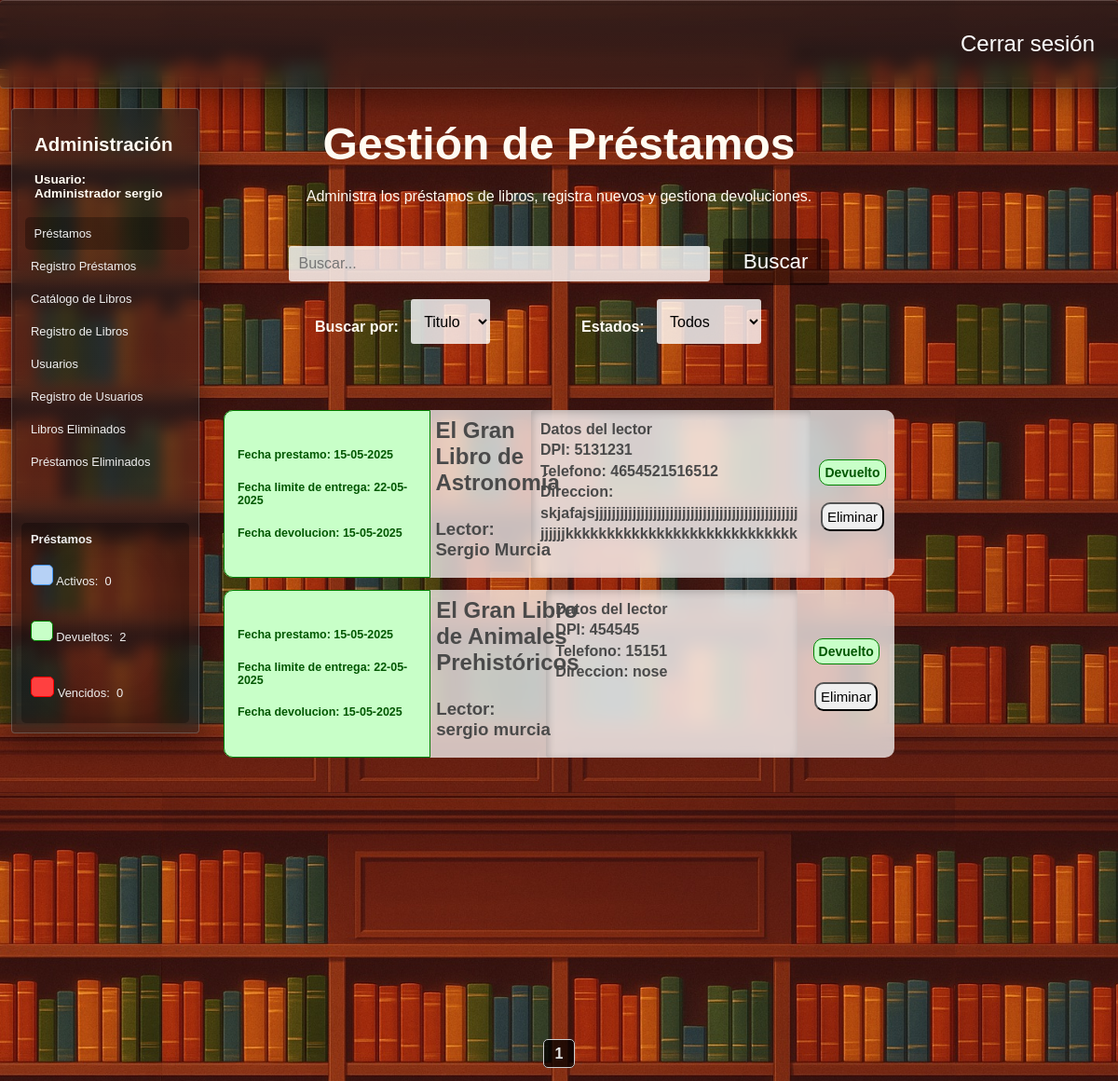
Before: /prestamos (signed in) with the older database file.
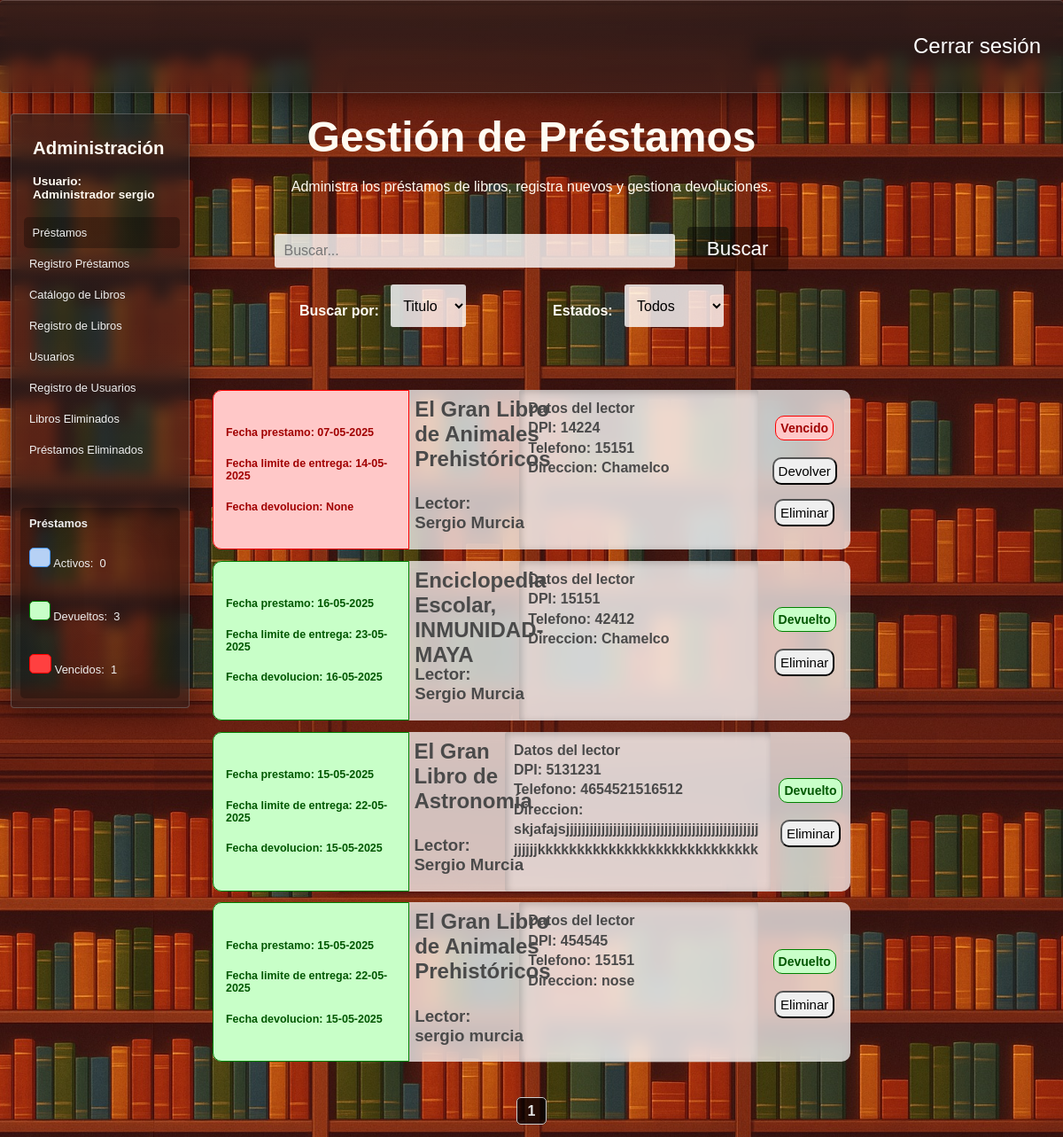
After: the same page with the newer database file.
### tables this page shows
CREATE TABLE "Prestamos" (
	"id_prestamo"	INTEGER NOT NULL,
	"dpi_usuario"	TEXT NOT NULL,
	"nombre"	TEXT NOT NULL,
	"apellido"	TEXT NOT NULL,
	"direccion"	TEXT NOT NULL,
	"num_telefono"	TEXT,
	"id_libro"	INTEGER NOT NULL,
	"grado"	TEXT,
	"id_estado"	TEXT NOT NULL,
	"fecha_prestamo"	DATE NOT NULL,
	"fecha_entrega_estimada"	DATE NOT NULL,
	"fecha_devolucion"	DATE,
	PRIMARY KEY("id_prestamo" AUTOINCREMENT),
	FOREIGN KEY("id_estado") REFERENCES "Estados"("id_estado"),
	FOREIGN KEY("id_libro") REFERENCES "Libros"("id_libro")
);

CREATE TABLE "Libros" (
	"id_libro"	INTEGER,
	"Titulo"	TEXT NOT NULL,
	"Tomo"	INTEGER,
	"ano_publicacion"	TEXT,
	"ISBN"	TEXT,
	"numero_paginas"	INTEGER  NOT NULL,
	"numero_copias"	INTEGER  NOT NULL,
	PRIMARY KEY("id_libro" AUTOINCREMENT),
	UNIQUE("Titulo", "Tomo")
);

### app.py (the view)
@app.route("/prestamos",methods = ["GET","POST"])
def prestamos():
    if "usuario" not in session:
        return redirect("/") #Solo se puede acceder con session iniciada
    conexion = conexion_BD()
    query = conexion.cursor()
    estados = request.args.get("estados", "Todos")
    verificar_vencidos()
    pagina = request.args.get("page", 1, type=int) #Recibe el parametro de la URL llamado page
    prestamos_por_pagina = 7
    offset = (pagina - 1) * prestamos_por_pagina
    query.execute("select count(*) from prestamos")
    total_prestamos = query.fetchone()[0]
    total_paginas = math.ceil(total_prestamos / prestamos_por_pagina)
    query.execute(f"""select strftime('%d-%m-%Y', p.fecha_prestamo), strftime('%d-%m-%Y', p.fecha_entrega_estimada), strftime('%d-%m-%Y', p.fecha_devolucion), l.Titulo, p.nombre, p.apellido, p.dpi_usuario, p.num_telefono,  p.direccion, e.estado, p.id_prestamo
                    from Prestamos p
                    join Libros l on p.id_libro = l.id_libro
                    join Estados e on p.id_estado = e.id_estado
                  order by e.id_estado asc, p.fecha_prestamo desc
                  limit ? offset ?""",(prestamos_por_pagina,offset))
    prestamos = query.fetchall()
    query.execute("Select Count(*) from prestamos where id_estado = 1") #Prestamos vencidos
    prestamos_vencidos = query.fetchone()[0]
    query.execute("Select Count(*) from prestamos where id_estado = 2") #Prestamos activos
    prestamos_activos = query.fetchone()[0]
    query.execute("Select Count(*) from prestamos where id_estado = 3") #Prestamos devueltos
    prestamos_devueltos = query.fetchone()[0]
    query.close()
    conexion.close()
    return render_template("prestamos.html",prestamos=prestamos,estados=estados,pagina=pagina,total_paginas=total_paginas,
                           prestamos_activos=prestamos_activos,prestamos_devueltos=prestamos_devueltos,prestamos_vencidos=prestamos_vencidos)

### app.py (called while the page is built, shortened)
def verificar_vencidos():
    conexion = conexion_BD()
    query = conexion.cursor()
    hoy = datetime.today().date()
    query.execute("""select id_prestamo, fecha_entrega_estimada
                    from Prestamos
                    where id_estado = 2""")  # Solo prestamos que esten activos (no revisaremos los que ya esten devueltos o vencidos)
    prestamos_para_verificar = query.fetchall()
    query.close()
    conexion.close()

### config.py (called while the page is built)
def conexion_BD():
    return sqlite3.connect(DB_PATH)

### templates/prestamos.html (shortened to what this page needs)
<!DOCTYPE html>
<html lang="es">
<head>
    <link rel="stylesheet" href="{{ url_for('static', filename='estilo_prestamos.css') }}">
    <link rel="stylesheet" href="{{ url_for('static', filename='barra_lateral.css') }}">
    <link rel="stylesheet" href="{{ url_for('static', filename='filtros.css') }}">
    <link rel="stylesheet" href="{{ url_for('static', filename='general.css') }}">
</head>
<body>
    <header>
        <div class="navbar fondo-cristal">
            <a href="{{ url_for('logout') }}">Cerrar sesión</a>
        </div>
    </header>
    <main>
        {% if ((session["rol"]) == "Administrador") or ((session["rol"]) == "Bibliotecario") %}
        <section class="barra-lateral fondo-cristal">
            <h2>Administración</h2>
            <h4>Usuario: <br>
            {{session["rol"]}}&nbsp;{{session["usuario"]}}</h4>
            <nav>
                <a href="{{ url_for('prestamos') }}" id="pagina-actual">Préstamos </a>
                <a href="{{ url_for('registro_prestamos') }}">Registro Préstamos</a>
                <a href="{{ url_for('libros') }}">Catálogo de Libros </a>
                <a href="{{ url_for('insertar_libro') }}">Registro de Libros</a>
                {% if session["rol"] == "Administrador" %}
                <a href="{{ url_for('usuarios') }}">Usuarios</a>
                <a href="{{ url_for('registrar_usuarios') }}">Registro de Usuarios</a>
                <a href="{{ url_for('libros_eliminados') }}">Libros Eliminados</a>
                <a href="{{ url_for('prestamos_eliminados') }}">Préstamos Eliminados</a>
                {% endif %}
                <div class="conteo-prestamos">
                    <span>
                        <strong>Préstamos</strong>
                    </span>
                    <span>
                        <span id="azul"> </span>&nbsp;Activos:&nbsp;
                        {{prestamos_activos}}
                        <br><br>
                    </span>
                    <span>
                        <span id="verde"> </span>&nbsp;Devueltos:&nbsp;
                        {{prestamos_devueltos}}
                        <br><br>
                    </span>
                    <span>
                        <span id="rojo"> </span>&nbsp;Vencidos:&nbsp;
                        {{prestamos_vencidos}}
                        <br><br>
                    </span>
                </div>
            </nav>
        </section>
        {% endif %}
        <div class="div-busqueda">
            <form class="frm-prestamos" action="/buscar_prestamo" method="GET">
                <label for="buscar_prestamo"><h1>Gestión de Préstamos</h1>Administra los préstamos de libros, registra nuevos y gestiona devoluciones.</label><br><br><br>
                <input class="buscar-prestamo" id="cuadro-busqueda" type="text" name="buscar_prestamo" autocomplete="off" placeholder="Buscar...">&nbsp;&nbsp;
                <section class="menu-filtros">
                    <nav>
                        <section>
                            <h4> Buscar por: &nbsp;&nbsp;</h4>
                            <select name="filtro-busqueda" id="filtro-busqueda">
                                <option value="Titulo"
                                    >
                                    Titulo
                                </option>
                            </select>
                        </section>
                        <section>
                            <h4> Estados: &nbsp;&nbsp; </h4>
                            <select name="estados" id="estados">
                                <option value="Todos"
                                    {% if estados == "Todos" %}
                                        selected
                                    {% endif %}>
                                    Todos
                                </option>
                            </select>
                        </section>
                    </nav>
                </section>
                <button id="btn-buscar" type="submit">Buscar</button>
            </form>
        </div>
        <div class="contendor-prestamos">
            {% for prestamo in prestamos %}
            <div class="prestamo">
                <span class="span-fechas"
                {% if (prestamo[9]) == 'Activo' %}
                    id="p-activo"
                {% elif (prestamo[9]) == 'Devuelto' %}
                    id="p-devuelto"
                {% elif (prestamo[9]) == 'Vencido' %}
                    id="p-vencido"
                {% endif %}
                >
                    <h2>Fecha prestamo: {{prestamo[0]}}</h2>
                    <h2>Fecha limite de entrega: {{prestamo[1]}}</h2>
                    <h2>Fecha devolucion: {{prestamo[2]}}</h2>
                </span>
                <span id="span-info-prestamos">
                    <h2>{{prestamo[3]}}</h2>
                    <h3>Lector: {{prestamo[4]}}&nbsp;{{prestamo[5]}} </h3>
                </span>
                <span id="span-informacion-lector">
                    <h4 class="h4-datos-lector">
                        <strong>Datos del lector</strong><br>
                        DPI: {{prestamo[6]}} <br>
                        Telefono: {{prestamo[7]}}<br>
                        Direccion: {{prestamo[8]}}<br>
                    </h4>
                </span>
                <span id="span-estado-prestamo">
                    {% if (prestamo[9]) == 'Activo' %}
                        <h4 id="p-activo">Activo</h4>
                        <div class="div-acciones-prestamo">
                            <form class="frm-devolver-prestamo" action="/devolver_prestamo" method="POST">
                                <input type="text" value="{{prestamo[10]}}" name="id_prestamo">
                                <button type="submit">Devolver</button>
                            </form>
                    {% elif (prestamo[9]) == 'Devuelto' %}
                        <h4 id="p-devuelto">Devuelto</h4>
                        <div class="div-acciones-prestamo">
                    {% elif (prestamo[9]) == 'Vencido' %}
                        <h4 id="p-vencido">Vencido</h4>
                        <div class="div-acciones-prestamo">
                            <form class="frm-devolver-prestamo" action="/devolver_prestamo" method="POST">
                                <button type="submit">Devolver</button>
                            </form>
                    {% endif %}
                    {% if (session["rol"] == 'Administrador') or (session["rol"] == 'Bibliotecario') %}
                        <form class="frm-eliminar-prestamo" action="/eliminar_prestamo" method="POST">
                            <button type="reset" class="btn-eliminacion"> Eliminar </button>
                        </form>
                    {% endif %}
                    </div>
                </span>
            </div>
            {% endfor %}
            <br><br><br><br>
        </div>
        <div class="paginacion">
            {% for p in range(pagina - 1, pagina + 2) %}
                {% if 1 <= p <= total_paginas %}
                    {% if p == pagina %}
                        <strong>{{ p }}</strong>
                    {% else %}
                        <a href="{{ url_for('buscar_prestamo', page=p, buscar_prestamo=busqueda, estados=estados, filtro_busqueda=filtro_busqueda) }}">{{ p }}</a>
                    {% endif %}
                {% endif %}
            {% endfor %}
        </div>
    </main>
</body>
</html>

### static/estilo_prestamos.css (style rules this page uses)
body { background-image: url('img/libros-loop-v2.jpg'); background-size: cover; background-position: top; }
main { height: 100vh; display: flex; flex-direction: column; justify-content: center; align-items: center; color: #fffbf2; }
.contendor-prestamos { display: block; position: relative; width: 60%; height: auto; min-height: 90%; top: 50%; z-index: 0; margin: 2rem auto; }
.div-acciones-prestamo { display: flex; gap: 1rem; justify-content: center; flex-wrap: wrap; margin-bottom: 1rem; }
.prestamo { background-color: rgba(255, 255, 255, 0.721); backdrop-filter: blur(10px); display: flex; width: 100%; height: 25%; border-radius: 10px; margin-bottom: .8rem; color: #4a4a4a; transition: 0.3s ease-in-out; }
.span-fechas { position: relative; display: flex; width: 25%; min-width: 220px; flex-direction: column; justify-content: center; border-top-left-radius: 10px; border-bottom-left-radius: 10px; font-size: 52%; }
#span-info-prestamos { position: relative; display: flex; width: 30%; flex-direction:column; justify-content: flex-end; }
#span-info-prestamos h2 { margin-top: 8px; margin-left: 5%; position: absolute; top: 0%; }
#span-info-prestamos h3 { margin-top: 30px; margin-left: 5%; position: absolute; }
.h4-datos-lector { background-color: rgba(255, 255, 255, 0.252); padding: 10px; line-height: 1.4; margin: 0; height: 89%; border-radius: 3px; box-shadow: inset 2px 2px 8px rgba(0, 0, 0, 0.2); max-width: 280px; min-width: 250px; white-space: normal; text-overflow: ellipsis; overflow: hidden; word-wrap: break-word; }
#span-estado-prestamo { position: relative; width: 25%; border-top-right-radius: 15px; border-bottom-right-radius: 15px; display: flex; align-items: center; justify-content:center; flex-direction: column; max-width: 130px; margin-left: auto; }
#span-estado-prestamo h4 { border-radius: 10px; padding: 5px; font-size: 14px; }
#span-estado-prestamo button { border-radius: 10px; padding: 5px; font-size: 15px; transition: .3s ease-in-out; }
#p-vencido { background-color: rgb(255, 200, 200); color: rgb(161, 0, 0); border: solid 1px red; }
#p-devuelto { background-color: rgb(200, 255, 200); color: rgb(0, 87, 0); border: solid 1px green; }
form select, form input { padding: 10px; font-size: 1rem; border-radius: 3px; border: none; background-color: rgba(255, 255, 255, 0.8); color: black; }
form select { height: 3rem; }
.div-busqueda { text-align: center; position: absolute; top: 5rem; height: 40%; width: 60%; padding: 15px; border-radius: 4px; }
#cuadro-busqueda { width: 60%; }

### static/barra_lateral.css (style rules this page uses)
.barra-lateral { position: absolute; width: 15%; height: auto; left: 1%; top: 10%; padding: 10px; }
.barra-lateral nav { margin-top: 10%; }
.barra-lateral nav a { padding: 10px; color: #efefef; text-decoration: none; display: block; font-size: 1.4rem; transition: 0.2s ease-in-out; border-radius: 5px; }
.barra-lateral h4, .barra-lateral h2 { margin-left: 14px; }
#pagina-actual { background-color: rgba(0, 0, 0, 0.294); margin-left: 2%; }
.barra-lateral span { padding: 10px; color: #efefef; text-decoration: none; display: block; font-size: 1.4rem; transition: 0.2s ease-in-out; border-radius: 5px; }
.conteo-prestamos { margin-top: 3rem; box-shadow: inset 0px 0px 50px 20px rgba(0, 0, 0, 0.307); border-radius: 5px; }
#azul { background-color: rgb(182, 209, 245); color: rgb(31,65,175); border: solid 1px rgb(72, 152, 250); width: 1%; height: 1%; display: inline-block; }
#verde { background-color: rgb(200, 255, 200); color: rgb(0, 87, 0); border: solid 1px green; width: 1%; height: 1%; display: inline-block; }
#rojo { background-color: rgb(255, 64, 64); color: rgb(161, 0, 0); border: solid 1px red; width: 2%; height: 1%; display: inline-block; }
@media (max-width: 1280px) { .barra-lateral { font-size: 85%; } }
@media (max-width: 1280px) { .barra-lateral nav a { font-size: 95%; } }
@media (max-width: 1280px) { .barra-lateral div span { font-size: 95%; } }

### static/filtros.css (style rules this page uses)
.menu-filtros { position: absolute; display: flex; width: 100%; }
.menu-filtros nav { margin-top: 2%; display: flex; width: 90%; justify-content: space-evenly; }
h2 { margin-left: 14px; }
.menu-filtros nav section { display: flex; }

Changed rows visible on the page:
added Prestamos: fecha_prestamo "07-05-2025", fecha_entrega_estimada "14-05-2025", prestamo "None", Titulo "El Gran Libro de Animales Prehistóricos", nombre "Sergio", apellido "Murcia", dpi_usuario "14224", num_telefono "15151", direccion "Chamelco"
added Prestamos: prestamo "16-05-2025", fecha_entrega_estimada "23-05-2025", Titulo "Enciclopedia Escolar, INMUNIDAD-MAYA", nombre "Sergio", apellido "Murcia", dpi_usuario "15151", num_telefono "42412", direccion "Chamelco", shows "Devuelto"
Other visible differences:
{{ prestamos_devueltos }}: "2" → "3"
{{ prestamos_vencidos }}: "0" → "1"
